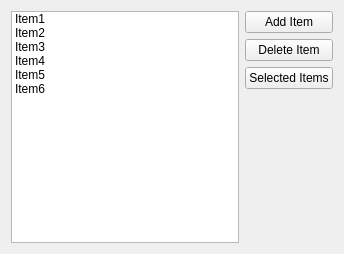
<?xml version="1.0" encoding="UTF-8"?>
<ui version="4.0">
 <class>Widget</class>
 <widget class="QWidget" name="Widget">
  <property name="geometry">
   <rect>
    <x>0</x>
    <y>0</y>
    <width>344</width>
    <height>254</height>
   </rect>
  </property>
  <property name="windowTitle">
   <string>Widget</string>
  </property>
  <layout class="QHBoxLayout" name="horizontalLayout">
   <item>
    <widget class="QListWidget" name="listWidget">
     <item>
      <property name="text">
       <string>Item1</string>
      </property>
     </item>
     <item>
      <property name="text">
       <string>Item2</string>
      </property>
     </item>
     <item>
      <property name="text">
       <string>Item3</string>
      </property>
     </item>
     <item>
      <property name="text">
       <string>Item4</string>
      </property>
     </item>
     <item>
      <property name="text">
       <string>Item5</string>
      </property>
     </item>
     <item>
      <property name="text">
       <string>Item6</string>
      </property>
     </item>
    </widget>
   </item>
   <item>
    <layout class="QVBoxLayout" name="verticalLayout">
     <item>
      <widget class="QPushButton" name="addButton">
       <property name="text">
        <string>Add Item</string>
       </property>
      </widget>
     </item>
     <item>
      <widget class="QPushButton" name="delButton">
       <property name="text">
        <string>Delete Item</string>
       </property>
      </widget>
     </item>
     <item>
      <widget class="QPushButton" name="selButton">
       <property name="text">
        <string>Selected Items</string>
       </property>
      </widget>
     </item>
     <item>
      <spacer name="verticalSpacer">
       <property name="orientation">
        <enum>Qt::Vertical</enum>
       </property>
       <property name="sizeHint" stdset="0">
        <size>
         <width>20</width>
         <height>40</height>
        </size>
       </property>
      </spacer>
     </item>
    </layout>
   </item>
  </layout>
 </widget>
 <resources/>
 <connections/>
</ui>
